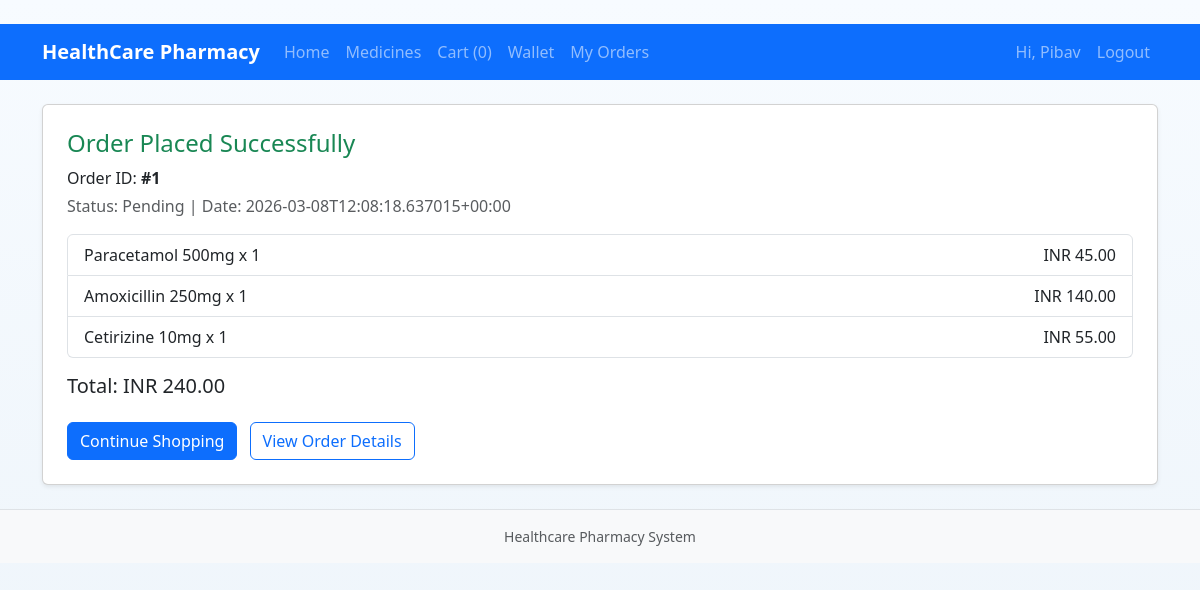
Screenshot of /order-success/1 (signed in) with the database file from the repository.
### tables this page shows
CREATE TABLE users (
            id INTEGER PRIMARY KEY AUTOINCREMENT,
            name TEXT NOT NULL,
            email TEXT NOT NULL UNIQUE,
            password_hash TEXT NOT NULL,
            phone TEXT,
            address TEXT,
            is_admin INTEGER NOT NULL DEFAULT 0,
            created_at TEXT NOT NULL
        , last_login_at TEXT, last_login_ip TEXT, login_count INTEGER DEFAULT 0, wallet_balance REAL DEFAULT 0);

CREATE TABLE orders (
            id INTEGER PRIMARY KEY AUTOINCREMENT,
            user_id INTEGER NOT NULL,
            total_amount REAL NOT NULL,
            status TEXT NOT NULL DEFAULT 'Pending',
            shipping_address TEXT,
            created_at TEXT NOT NULL, payment_provider TEXT, payment_reference TEXT, payment_status TEXT DEFAULT 'Pending',
            FOREIGN KEY (user_id) REFERENCES users(id)
        );

CREATE TABLE order_items (
            id INTEGER PRIMARY KEY AUTOINCREMENT,
            order_id INTEGER NOT NULL,
            medicine_id INTEGER NOT NULL,
            quantity INTEGER NOT NULL,
            unit_price REAL NOT NULL,
            FOREIGN KEY (order_id) REFERENCES orders(id),
            FOREIGN KEY (medicine_id) REFERENCES medicines(id)
        );

CREATE TABLE medicines (
            id INTEGER PRIMARY KEY AUTOINCREMENT,
            name TEXT NOT NULL,
            category TEXT NOT NULL,
            description TEXT,
            price REAL NOT NULL,
            stock INTEGER NOT NULL DEFAULT 0,
            prescription_required INTEGER NOT NULL DEFAULT 0,
            image_filename TEXT,
            created_at TEXT NOT NULL
        );

### app.py (the view)
@app.route("/order-success/<int:order_id>")
@login_required
def order_success(order_id: int):
    db = get_db()
    order = db.execute("SELECT * FROM orders WHERE id = ? AND user_id = ?", (order_id, session["user_id"])).fetchone()
    if not order:
        flash("Order not found.", "warning")
        return redirect(url_for("index"))
    items = db.execute("SELECT oi.quantity, oi.unit_price, m.name FROM order_items oi JOIN medicines m ON m.id = oi.medicine_id WHERE oi.order_id = ?", (order_id,)).fetchall()
    return render_template("order_success.html", order=order, items=items)

### app.py (called while the page is built)
def get_db() -> sqlite3.Connection:
    if "db" not in g:
        g.db = sqlite3.connect(DB_PATH)
        g.db.row_factory = sqlite3.Row
        g.db.execute("PRAGMA foreign_keys = ON")
    return g.db

def current_user():
    user_id = session.get("user_id")
    if not user_id:
        return None
    return get_db().execute("SELECT * FROM users WHERE id = ?", (user_id,)).fetchone()

def login_required(view):
    @wraps(view)
    def wrapped(*args, **kwargs):
        if not session.get("user_id"):
            flash("Please log in first.", "warning")
            return redirect(url_for("login"))
        return view(*args, **kwargs)
    return wrapped

@app.context_processor
def inject_global_context():
    cart = session.get("cart", {})
    cart_count = sum(int(qty) for qty in cart.values())
    return {"current_user": current_user(), "cart_count": cart_count, "admin_logged_in": bool(session.get("admin_id"))}

### templates/order_success.html (shortened to what this page needs)
﻿{% extends 'base.html' %}
{% block content %}
<div class="card shadow-sm">
  <div class="card-body p-4">
    <h1 class="h4 text-success">Order Placed Successfully</h1>
    <p class="mb-1">Order ID: <strong>#{{ order.id }}</strong></p>
    <p class="text-muted">Status: {{ order.status }} | Date: {{ order.created_at }}</p>
    <ul class="list-group my-3">
      {% for item in items %}
      <li class="list-group-item d-flex justify-content-between">
        <span>{{ item.name }} x {{ item.quantity }}</span>
        <span>INR {{ '%.2f'|format(item.unit_price * item.quantity) }}</span>
      </li>
      {% endfor %}
    </ul>
    <div class="h5">Total: INR {{ '%.2f'|format(order.total_amount) }}</div>
    <a href="{{ url_for('medicines') }}" class="btn btn-primary mt-3 me-2">Continue Shopping</a>
    <a href="{{ url_for('customer_order_detail', order_id=order.id) }}" class="btn btn-outline-primary mt-3">View Order Details</a>
  </div>
</div>
{% endblock %}

### templates/base.html (shortened to what this page needs)
﻿<!doctype html>
<html lang="en">
<head>
  <link href="https://cdn.jsdelivr.net/npm/bootstrap@5.3.3/dist/css/bootstrap.min.css" rel="stylesheet" />
  <link rel="stylesheet" href="{{ url_for('static', filename='css/style.css') }}" />
</head>
<body>
<nav class="navbar navbar-expand-lg navbar-dark bg-primary sticky-top">
  <div class="container">
    <a class="navbar-brand fw-bold" href="{{ url_for('index') }}">HealthCare Pharmacy</a>
    <div class="collapse navbar-collapse" id="mainNav">
      <ul class="navbar-nav me-auto">
        <li class="nav-item"><a class="nav-link" href="{{ url_for('index') }}">Home</a></li>
        <li class="nav-item"><a class="nav-link" href="{{ url_for('medicines') }}">Medicines</a></li>
        <li class="nav-item"><a class="nav-link" href="{{ url_for('cart') }}">Cart ({{ cart_count }})</a></li>
        {% if current_user %}
        <li class="nav-item"><a class="nav-link" href="{{ url_for('wallet') }}">Wallet</a></li>
        <li class="nav-item"><a class="nav-link" href="{{ url_for('customer_orders') }}">My Orders</a></li>
        {% endif %}
      </ul>
      <ul class="navbar-nav">
        {% if current_user %}
          <li class="nav-item"><span class="nav-link">Hi, {{ current_user.name }}</span></li>
          <li class="nav-item"><a class="nav-link" href="{{ url_for('logout') }}">Logout</a></li>
        {% else %}
          <li class="nav-item"><a class="nav-link" href="{{ url_for('login') }}">Customer Login</a></li>
          <li class="nav-item"><a class="nav-link" href="{{ url_for('register') }}">Customer Register</a></li>
        {% endif %}
      </ul>
    </div>
  </div>
</nav>
<main class="container py-4">
  {% block content %}{% endblock %}
</main>
<footer class="bg-light border-top py-3">
  <div class="container text-center small text-muted">
    Healthcare Pharmacy System
  </div>
</footer>
</body>
</html>

### static/css/style.css (style rules this page uses)
body { background: linear-gradient(180deg, #f7fbff 0%, #edf4fa 100%); min-height: 100vh; }

### rows the page displays
users: name "Pibav"
orders: id "1", status "Pending", created_at "2026-03-08T12:08:18.637015+00:00", total_amount "240.00"
order_items: name "Paracetamol 500mg", quantity "1", item.unit_price*item.quantity "45.00"
order_items: name "Amoxicillin 250mg", quantity "1", item.unit_price*item.quantity "140.00"
order_items: name "Cetirizine 10mg", quantity "1", item.unit_price*item.quantity "55.00"

### other values shown
{{ cart_count }} "0"
